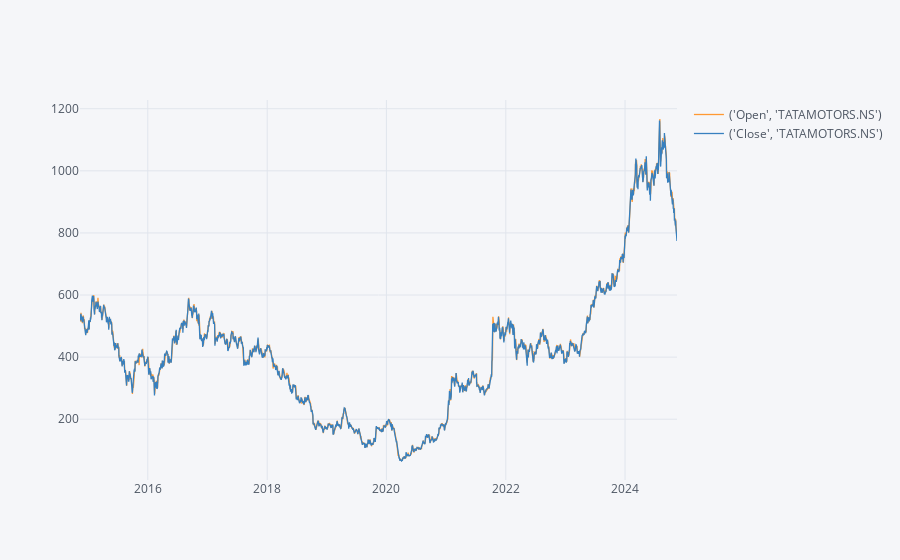

Here is the notebook cell this chart was saved with:
### Code cell
df[['Open','Close']].iplot()

### Figure 1 — Plotly figure (JSON) as saved in the notebook; plotly's stock layout.template omitted (floating-point values rounded to 4 significant figures; data arrays with more than 128 entries replaced by an {"elided": "..."} marker saying what was removed)
{"data": [{"line": {"color": "rgba(255, 153, 51, 1.0)", "dash": "solid", "shape": "linear", "width": 1.3}, "mode": "lines", "name": "('Open', 'TATAMOTORS.NS')", "text": "", "type": "scatter", "x": {"elided": "2472 str values"}, "y": {"elided": "2472 float values"}}, {"line": {"color": "rgba(55, 128, 191, 1.0)", "dash": "solid", "shape": "linear", "width": 1.3}, "mode": "lines", "name": "('Close', 'TATAMOTORS.NS')", "text": "", "type": "scatter", "x": {"elided": "2472 str values"}, "y": {"elided": "2472 float values"}}], "layout": {"legend": {"bgcolor": "#F5F6F9", "font": {"color": "#4D5663"}}, "paper_bgcolor": "#F5F6F9", "plot_bgcolor": "#F5F6F9", "title": {"font": {"color": "#4D5663"}}, "xaxis": {"gridcolor": "#E1E5ED", "showgrid": true, "tickfont": {"color": "#4D5663"}, "title": {"font": {"color": "#4D5663"}, "text": ""}, "zerolinecolor": "#E1E5ED"}, "yaxis": {"gridcolor": "#E1E5ED", "showgrid": true, "tickfont": {"color": "#4D5663"}, "title": {"font": {"color": "#4D5663"}, "text": ""}, "zerolinecolor": "#E1E5ED"}}}
